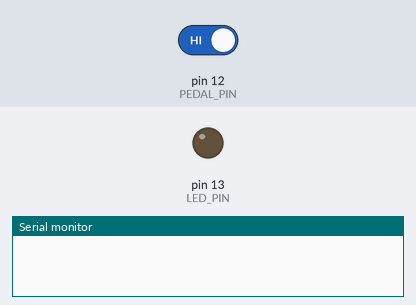
This sketch was run on a simulated Arduino Uno, built with avr-gcc and run on an emulated ATmega328P. Parts: output pins drawn as LEDs (lit = HIGH), the last lines printed to the serial monitor. The inputs (shaded band) are chosen by the test bench; at power-on: pin 12 (PEDAL_PIN) HIGH.

Above: at 1.2 s.
1.3 s: pin 12 (PEDAL_PIN) driven LOW
At 1.8 s:
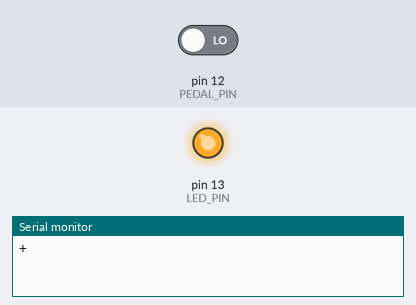
2.8 s: pin 12 (PEDAL_PIN) driven HIGH
At 4.1 s:
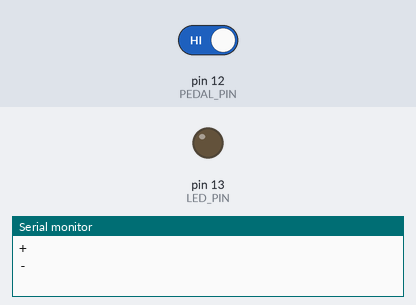
Timing chart, 0 to 5.8 s (numbered marks = the images above; inputs shaded):
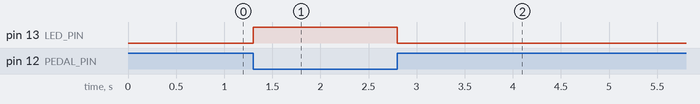

The sketch:

pedal.ino
```cpp
// Pins
const int LED_PIN = 13;
const int PEDAL_PIN = 12;

// State
bool pressed = false;

// Main Code
void setup() {
  pinMode(LED_PIN, OUTPUT);
  pinMode(PEDAL_PIN, INPUT);
  Serial.begin(9600);
}

void loop() {
  if (!pressed and !digitalRead(PEDAL_PIN)) {
    digitalWrite(LED_PIN, HIGH);
    pressed = true;
    Serial.write("+\n");
  } else if (pressed and digitalRead(PEDAL_PIN)) {
    digitalWrite(LED_PIN, LOW);
    pressed = false;
    Serial.write("-\n");
  }
}
```

Measured:
- after the input at 1.3 s, pin 13 (LED_PIN): LOW → HIGH at once
- after the input at 2.8 s, pin 13 (LED_PIN): HIGH → LOW at once
